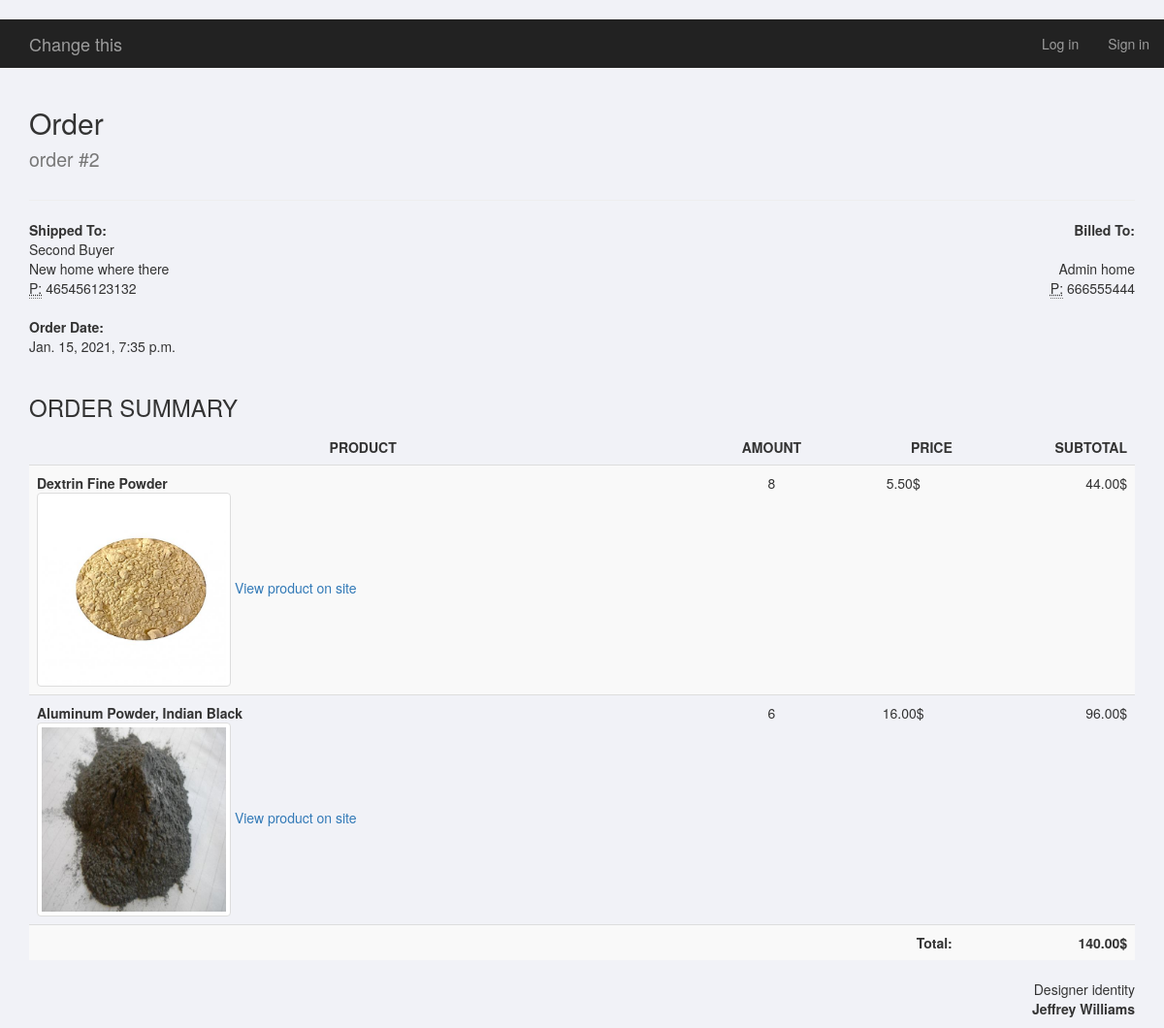
The app's page /order-detail/2/ with its own data.
### mainapp/models.py (models this page shows, shortened)
class Order(models.Model):
    STATUS_CHOICES = (
        ('new', 'Awaiting Receipt'),
        ('confirmed', 'Confirmed'),
        ('delivered', 'Delivered')
    )
    user = models.ForeignKey(Customer, on_delete=models.CASCADE)
    cart = models.ForeignKey(Cart, on_delete=models.CASCADE)
    first_name = models.CharField(max_length=50)
    address = models.CharField(max_length=100)
    phone = models.IntegerField()
    created = models.DateTimeField(auto_created=True, auto_now=True)
    status = models.CharField(max_length=50, choices=STATUS_CHOICES, default='new')

class Customer(models.Model):
    user = models.OneToOneField(User, on_delete=models.CASCADE)
    phone = models.IntegerField(verbose_name='Phone number', null=True)
    address = models.CharField(max_length=255, verbose_name='Address', null=True)

class CartProduct(models.Model):
    user = models.ForeignKey(Customer, verbose_name='Customer', on_delete=models.CASCADE)
    to_cart = models.ForeignKey(Cart, on_delete=models.CASCADE)
    product = models.ForeignKey(Product, on_delete=models.CASCADE)
    amount = models.PositiveIntegerField(verbose_name='Amount', default=1)
    total_price = models.DecimalField(verbose_name='Total price', null=True, blank=True,
                                      max_digits=100, decimal_places=2)

class Product(models.Model):
    name = models.CharField(max_length=255, verbose_name='Product name')
    category = models.ForeignKey(Category, on_delete=models.CASCADE, verbose_name='Product category', default=None)
    slug = models.SlugField(unique=True, editable=False)
    description = models.TextField(verbose_name='Product description')
    price = models.DecimalField(verbose_name='Product price', max_digits=10, decimal_places=2)
    image = models.ImageField(verbose_name='Image')
    stars = models.DecimalField(max_digits=2, decimal_places=1, verbose_name='Rating',
                                blank=True, null=True)
    def get_absolute_url(self):
        context = {
            'product_slug': self.slug
        }
        return reverse('product_detail', kwargs=context)

class Cart(models.Model):
    final_price = models.DecimalField(null=True, blank=True, max_digits=100, decimal_places=2,
                                      verbose_name='Final price')
    final_amount = models.IntegerField(null=True, blank=True,
                                       verbose_name='Total amount')
    owner = models.ForeignKey(Customer, on_delete=models.CASCADE, verbose_name='Owner')
    products = models.ManyToManyField('CartProduct', blank=True)
    ordered = models.BooleanField(default=False)

### mainapp/views.py (the view)
# urls.py: path('order-detail/<str:order_id>/', CartOrderedView.as_view(), name='order_view'),
class CartOrderedView(GetCurtMixin, View):
    def get(self, request, order_id):
        order = Order.objects.get(id=order_id)
        context = {
            'cart': self.cart,
            'order': order,
        }
        return render(request, 'order_view.html', context)

### mainapp/mixins.py (called while the page is built)
    def dispatch(self, request, *args, **kwargs):
        if request.user.is_authenticated:
            customer = Customer.objects.get(user=request.user)
            cart = Cart.objects.filter(owner=customer, ordered=False).first()
            if not cart:
                cart = Cart.objects.create(owner=customer)
            self.cart = cart
        else:
            self.cart = None
        return super().dispatch(request, *args, **kwargs)

### mainapp/templates/order_view.html
{% extends 'base.html' %}
{% block content %}
<div class="row">
					<div class="col-xs-12">
						<div class="grid invoice">
							<div class="grid-body">
								<div class="invoice-title">
									<div class="row">
										<div class="col-xs-12">
											<h2>Order<br>
											<span class="small">order #{{ order.id }}</span></h2>
										</div>
									</div>
								</div>
								<hr>
								<div class="row">
									<div class="col-xs-6">
										<address>
											<strong>Shipped To:</strong><br>
											{{order.first_name}}<br>
											{{order.address}}<br>
											<abbr title="Phone">P:</abbr> {{order.phone}}
										</address>
                                    </div>
									<div class="col-xs-6 text-right">
										<address>
											<strong>Billed To:</strong><br>
											{{user.username}}<br>
											{{order.user.address}}<br>
											<abbr title="Phone">P:</abbr> {{order.user.phone}}
										</address>
									</div>
								</div>
								<div class="row">
									<div class="col-xs-6">
										<address>
											<strong>Order Date:</strong><br>
											{{order.created}}
										</address>
									</div>
								</div>
								<div class="row">
									<div class="col-md-12">
										<h3>ORDER SUMMARY</h3>
										<table class="table table-striped">
											<thead>
												<tr class="line">
													<td class="text-center"><strong>PRODUCT</strong></td>
													<td class="text-center"><strong>AMOUNT</strong></td>
													<td class="text-right"><strong>PRICE</strong></td>
													<td class="text-right"><strong>SUBTOTAL</strong></td>
												</tr>
											</thead>
											<tbody>
                                                {% for c_product in order.cart.products.all %}
												<tr>
													<td>
                                                        <strong>{{c_product.product.name}}</strong>
                                                        <br><a href='{{c_product.product.get_absolute_url}}'><img class='img-thumbnail' style='width: 200px' src='{{c_product.product.image.url}}'>
                                                        View product on site</a>
                                                    </td>
													<td class="text-center">{{c_product.amount}}</td>
													<td class="text-center">{{c_product.product.price}}$</td>
													<td class="text-right">{{c_product.total_price}}$</td>
                                                </tr>
                                                {% endfor %}
												<tr>
												    <td class="text-right" colspan=3><strong>Total:</strong></td>
													<td class="text-right"><strong>{{order.cart.final_price}}$</strong></td>
												</tr>
											</tbody>
										</table>
									</div>
								</div>
								<div class="row">
									<div class="col-md-12 text-right identity">
										<p>Designer identity<br><strong>Jeffrey Williams</strong></p>
									</div>
								</div>
							</div>
						</div>
					</div>
				</div>
{% endblock content %}

### mainapp/static/for_index.css (style rules this page uses)
body { margin-top:20px; background:#f1f2f7; }

### records on screen
Order: id "2", first_name "Second Buyer", address "New home where there", phone "465456123132", user.address "Admin home", user.phone "666555444", created "Jan. 15, 2021, 7:35 p.m.", cart.final_price "140.00"
CartProduct: product.name "Dextrin Fine Powder", product.image (picture), amount "8", product.price "5.50", total_price "44.00"
CartProduct: product.name "Aluminum Powder, Indian Black", product.image (picture), amount "6", product.price "16.00", total_price "96.00"
